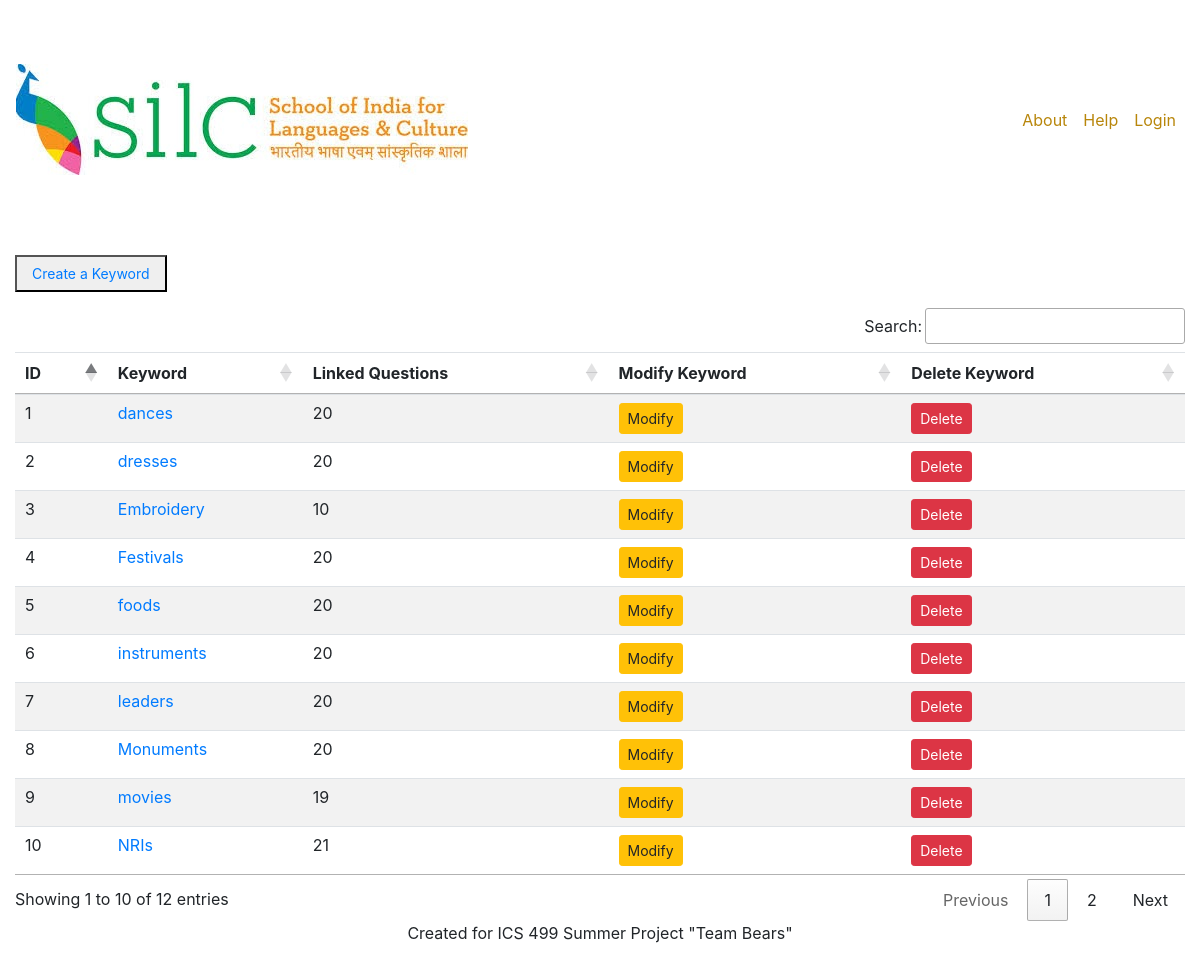
Page /keywords_list.php on the committed database.
### tables this page shows
CREATE TABLE `keywords` (
    `id` int(11) NOT NULL,
    `keyword` varchar(30) NOT NULL
);

### keywords_list.php (the view, shortened to what this page needs)
<?php
require 'db_configuration.php';
$query = "SELECT keywords.id, keywords.keyword , COUNT(question_keywords.question_id) AS linked_questions
         FROM keywords
         LEFT JOIN question_keywords ON keywords.id = question_keywords.keyword_id
         GROUP BY keywords.id";
$GLOBALS['data'] = mysqli_query($db, $query);
?>
<?php include('header.php'); ?>
<br><br>
<div class="container-fluid">
    <div id="customerTableView">
        <button><a class="btn btn-sm" href="createKeyword.php">Create a Keyword</a></button>
        <table class="table table-striped" id="ceremoniesTable">
            <div class="table responsive">
                <thead>
                <tr>
                    <th>ID</th>
                    <th>Keyword</th>
                    <th>Linked Questions</th>
                    <th>Modify Keyword</th>
                    <th>Delete Keyword</th>
                </tr>
                </thead>
                <tbody>
                <?php
                if ($data->num_rows > 0) {
                    while($row = $data->fetch_assoc()) {
                        $keywordID = $row["id"];
                        $keyword = $row["keyword"];
                        $linked_questions = $row["linked_questions"];
                        echo '<tr>
                                <td>'. $keywordID .' </td>
                                <td><a href="questions_for_keyword.php?keyword='.$keywordID.'">'.$keyword.'</a></span></td>
                                <td>'. $linked_questions .' </td>
                                <td><a class="btn btn-warning btn-sm" href="modifyKeyword.php?keyword='.$row["keyword"].'">Modify</a></td>
                                <td><a class="btn btn-danger btn-sm" href="deleteKeyword.php?keyword='.$row["keyword"].'">Delete</a></td>
                            </tr>';
                    }
                }
                else {
                    echo "0 results";
                }
                ?>
                </tbody>
            </div>
        </table>
    </div>
</div>
<footer class="page-footer text-center">
    <p>Created for ICS 499 Summer Project "Team Bears"</p>
</footer>
</body>
</html>

### CSS/publishersdb.css (style rules this page uses)
body { padding-top: 54px; }
@media (min-width: 992px) { body { padding-top: 56px; } }
#customerTableView { display: block; }

### rows in the picture
keywords: id "1", keyword "dances", linked_questions "20"
keywords: id "2", keyword "dresses", linked_questions "20"
keywords: id "3", keyword "Embroidery", linked_questions "10"
keywords: id "4", keyword "Festivals", linked_questions "20"
keywords: id "5", keyword "foods", linked_questions "20"
keywords: id "6", keyword "instruments", linked_questions "20"
keywords: id "7", keyword "leaders", linked_questions "20"
keywords: id "8", keyword "Monuments", linked_questions "20"
keywords: id "9", keyword "movies", linked_questions "19"
keywords: id "10", keyword "NRIs", linked_questions "21"
